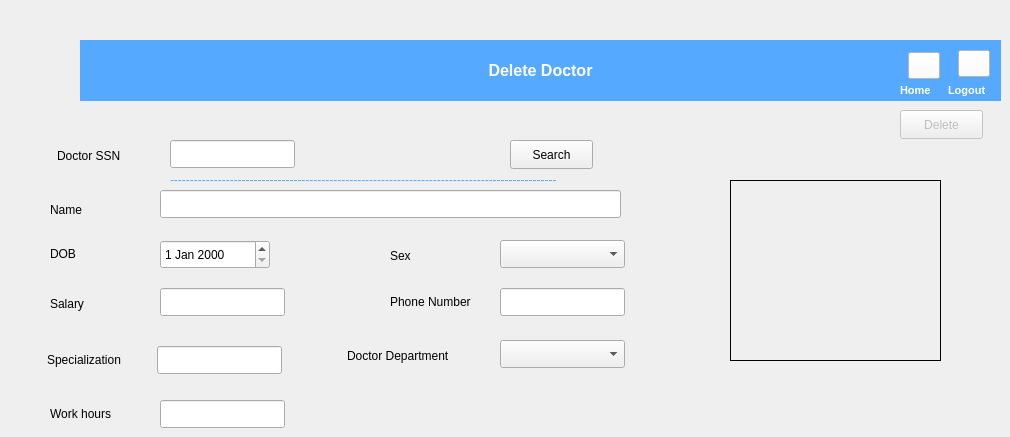
   <widget class="QWidget" name="tab_2">
    <attribute name="title">
     <string>Delete Doctor</string>
    </attribute>
    <widget class="QPushButton" name="search_pushButton_3">
     <property name="geometry">
      <rect>
       <x>510</x>
       <y>140</y>
       <width>83</width>
       <height>29</height>
      </rect>
     </property>
     <property name="text">
      <string>Search</string>
     </property>
    </widget>
    <widget class="QPushButton" name="delete_pushButton">
     <property name="enabled">
      <bool>false</bool>
     </property>
     <property name="geometry">
      <rect>
       <x>900</x>
       <y>110</y>
       <width>83</width>
       <height>29</height>
      </rect>
     </property>
     <property name="text">
      <string>Delete</string>
     </property>
    </widget>
    <widget class="QLabel" name="label_103">
     <property name="geometry">
      <rect>
       <x>80</x>
       <y>40</y>
       <width>921</width>
       <height>61</height>
      </rect>
     </property>
     <property name="font">
      <font>
       <pointsize>12</pointsize>
       <bold>true</bold>
      </font>
     </property>
     <property name="autoFillBackground">
      <bool>false</bool>
     </property>
     <property name="styleSheet">
      <string notr="true">background-color: rgb(85, 170, 255);
color: rgb(255, 255, 255);</string>
     </property>
     <property name="text">
      <string>Delete Doctor</string>
     </property>
     <property name="alignment">
      <set>Qt::AlignCenter</set>
     </property>
     <property name="wordWrap">
      <bool>false</bool>
     </property>
     <property name="margin">
      <number>0</number>
     </property>
     <property name="indent">
      <number>-1</number>
     </property>
    </widget>
    <widget class="QLabel" name="img_3">
     <property name="geometry">
      <rect>
       <x>0</x>
       <y>35</y>
       <width>121</width>
       <height>71</height>
      </rect>
     </property>
     <property name="text">
      <string/>
     </property>
     <property name="pixmap">
      <pixmap resource="resource.qrc">:/images/add.png</pixmap>
     </property>
     <property name="scaledContents">
      <bool>true</bool>
     </property>
    </widget>
    <widget class="QLabel" name="label_37">
     <property name="geometry">
      <rect>
       <x>948</x>
       <y>80</y>
       <width>51</width>
       <height>20</height>
      </rect>
     </property>
     <property name="font">
      <font>
       <pointsize>8</pointsize>
       <bold>true</bold>
      </font>
     </property>
     <property name="styleSheet">
      <string notr="true">color: rgb(255, 255, 255);</string>
     </property>
     <property name="text">
      <string>Logout</string>
     </property>
    </widget>
    <widget class="QPushButton" name="logout_pushButton_3">
     <property name="geometry">
      <rect>
       <x>958</x>
       <y>50</y>
       <width>32</width>
       <height>27</height>
      </rect>
     </property>
     <property name="styleSheet">
      <string notr="true">background-color: rgb(255, 255, 255);</string>
     </property>
     <property name="text">
      <string/>
     </property>
     <property name="icon">
      <iconset resource="resource.qrc">
       <normaloff>:/images/logout.png</normaloff>:/images/logout.png</iconset>
     </property>
     <property name="iconSize">
      <size>
       <width>24</width>
       <height>24</height>
      </size>
     </property>
    </widget>
    <widget class="QPushButton" name="home_pushButton_3">
     <property name="geometry">
      <rect>
       <x>908</x>
       <y>52</y>
       <width>32</width>
       <height>27</height>
      </rect>
     </property>
     <property name="styleSheet">
      <string notr="true">background-color: rgb(255, 255, 255);</string>
     </property>
     <property name="text">
      <string/>
     </property>
     <property name="icon">
      <iconset resource="resource.qrc">
       <normaloff>:/images/home.png</normaloff>:/images/home.png</iconset>
     </property>
     <property name="iconSize">
      <size>
       <width>24</width>
       <height>24</height>
      </size>
     </property>
    </widget>
    <widget class="QLabel" name="label_38">
     <property name="geometry">
      <rect>
       <x>900</x>
       <y>80</y>
       <width>51</width>
       <height>20</height>
      </rect>
     </property>
     <property name="font">
      <font>
       <pointsize>8</pointsize>
       <bold>true</bold>
       <kerning>true</kerning>
      </font>
     </property>
     <property name="styleSheet">
      <string notr="true">color: rgb(255, 255, 255);</string>
     </property>
     <property name="text">
      <string>Home</string>
     </property>
    </widget>
    <widget class="QLabel" name="label_41">
     <property name="geometry">
      <rect>
       <x>170</x>
       <y>170</y>
       <width>461</width>
       <height>20</height>
      </rect>
     </property>
     <property name="styleSheet">
      <string notr="true">color: rgb(85, 170, 255);</string>
     </property>
     <property name="text">
      <string>-------------------------------------------------------------------------------------------------</string>
     </property>
    </widget>
    <widget class="QLabel" name="img_1_3">
     <property name="geometry">
      <rect>
       <x>730</x>
       <y>180</y>
       <width>211</width>
       <height>181</height>
      </rect>
     </property>
     <property name="frameShape">
      <enum>QFrame::Box</enum>
     </property>
     <property name="text">
      <string/>
     </property>
     <property name="pixmap">
      <pixmap resource="resource.qrc">:/images/user.png</pixmap>
     </property>
     <property name="scaledContents">
      <bool>true</bool>
     </property>
    </widget>
    <widget class="QLineEdit" name="doctor_name_3">
     <property name="geometry">
      <rect>
       <x>160</x>
       <y>190</y>
       <width>461</width>
       <height>28</height>
      </rect>
     </property>
    </widget>
    <widget class="QLabel" name="label_52">
     <property name="geometry">
      <rect>
       <x>50</x>
       <y>400</y>
       <width>99</width>
       <height>28</height>
      </rect>
     </property>
     <property name="text">
      <string>Work hours</string>
     </property>
    </widget>
    <widget class="QLabel" name="label_15">
     <property name="geometry">
      <rect>
       <x>50</x>
       <y>190</y>
       <width>71</width>
       <height>39</height>
      </rect>
     </property>
     <property name="text">
      <string>Name</string>
     </property>
    </widget>
    <widget class="QLineEdit" name="doctor_specialization_3">
     <property name="geometry">
      <rect>
       <x>157</x>
       <y>346</y>
       <width>125</width>
       <height>28</height>
      </rect>
     </property>
    </widget>
    <widget class="QLineEdit" name="doctor_workHours_3">
     <property name="geometry">
      <rect>
       <x>160</x>
       <y>400</y>
       <width>125</width>
       <height>28</height>
      </rect>
     </property>
     <property name="text">
      <string/>
     </property>
    </widget>
    <widget class="QComboBox" name="doctor_department_3">
     <property name="geometry">
      <rect>
       <x>500</x>
       <y>340</y>
       <width>125</width>
       <height>28</height>
      </rect>
     </property>
     <property name="currentText">
      <string/>
     </property>
     <property name="currentIndex">
      <number>-1</number>
     </property>
     <item>
      <property name="text">
       <string>Surgeon</string>
      </property>
     </item>
     <item>
      <property name="text">
       <string>Dermatologist</string>
      </property>
     </item>
     <item>
      <property name="text">
       <string>Orthopedist</string>
      </property>
     </item>
     <item>
      <property name="text">
       <string>Urologist</string>
      </property>
     </item>
     <item>
      <property name="text">
       <string>Neurologist</string>
      </property>
     </item>
     <item>
      <property name="text">
       <string>Orthodontist</string>
      </property>
     </item>
     <item>
      <property name="text">
       <string>Anesthesiologist</string>
      </property>
     </item>
     <item>
      <property name="text">
       <string>Cardiology physician</string>
      </property>
     </item>
    </widget>
    <widget class="QLineEdit" name="doctor_salary_3">
     <property name="geometry">
      <rect>
       <x>160</x>
       <y>288</y>
       <width>125</width>
       <height>28</height>
      </rect>
     </property>
    </widget>
    <widget class="QDateEdit" name="doctor_DOB_3">
     <property name="geometry">
      <rect>
       <x>160</x>
       <y>240</y>
       <width>110</width>
       <height>29</height>
      </rect>
     </property>
    </widget>
    <widget class="QLabel" name="label_54">
     <property name="geometry">
      <rect>
       <x>347</x>
       <y>346</y>
       <width>141</width>
       <height>20</height>
      </rect>
     </property>
     <property name="text">
      <string>Doctor Department</string>
     </property>
    </widget>
    <widget class="QLabel" name="label_55">
     <property name="geometry">
      <rect>
       <x>390</x>
       <y>288</y>
       <width>99</width>
       <height>28</height>
      </rect>
     </property>
     <property name="text">
      <string>Phone Number</string>
     </property>
    </widget>
    <widget class="QLabel" name="label_12">
     <property name="geometry">
      <rect>
       <x>50</x>
       <y>290</y>
       <width>61</width>
       <height>28</height>
      </rect>
     </property>
     <property name="text">
      <string>Salary</string>
     </property>
    </widget>
    <widget class="QLabel" name="label_18">
     <property name="geometry">
      <rect>
       <x>57</x>
       <y>146</y>
       <width>121</width>
       <height>20</height>
      </rect>
     </property>
     <property name="text">
      <string>Doctor SSN</string>
     </property>
    </widget>
    <widget class="QComboBox" name="doctor_sex_3">
     <property name="geometry">
      <rect>
       <x>500</x>
       <y>240</y>
       <width>125</width>
       <height>28</height>
      </rect>
     </property>
     <property name="currentIndex">
      <number>-1</number>
     </property>
     <item>
      <property name="text">
       <string>Male</string>
      </property>
     </item>
     <item>
      <property name="text">
       <string>Female</string>
      </property>
     </item>
    </widget>
    <widget class="QLineEdit" name="doctor_ssn_3">
     <property name="geometry">
      <rect>
       <x>170</x>
       <y>140</y>
       <width>125</width>
       <height>28</height>
      </rect>
     </property>
    </widget>
    <widget class="QLabel" name="label_16">
     <property name="geometry">
      <rect>
       <x>390</x>
       <y>242</y>
       <width>48</width>
       <height>28</height>
      </rect>
     </property>
     <property name="text">
      <string>Sex</string>
     </property>
    </widget>
    <widget class="QLabel" name="label_34">
     <property name="geometry">
      <rect>
       <x>47</x>
       <y>346</y>
       <width>99</width>
       <height>28</height>
      </rect>
     </property>
     <property name="text">
      <string>Specialization</string>
     </property>
    </widget>
    <widget class="QLineEdit" name="doctor_phone_number_3">
     <property name="geometry">
      <rect>
       <x>500</x>
       <y>288</y>
       <width>125</width>
       <height>28</height>
      </rect>
     </property>
    </widget>
    <widget class="QLabel" name="label_53">
     <property name="geometry">
      <rect>
       <x>50</x>
       <y>240</y>
       <width>41</width>
       <height>28</height>
      </rect>
     </property>
     <property name="text">
      <string>DOB</string>
     </property>
    </widget>
   </widget>
